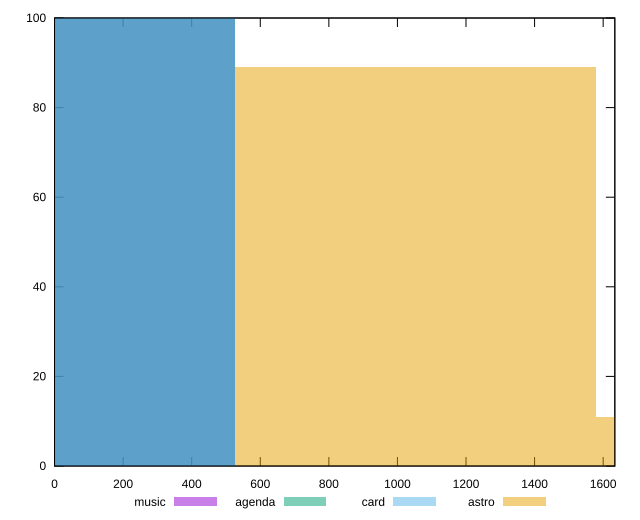

Generate this figure with gnuplot:
reset

$music <<EOF
0 100
EOF

$agenda <<EOF
0 100
EOF

$card <<EOF
0 100
EOF

$astro <<EOF
1051.850009916902 89
2103.700019833804 11
EOF

set key outside below
set boxwidth 1051.850009916902
set xrange [0:1634]
set yrange [0:100]
set trange [0:100]
set style fill transparent solid 0.5 noborder
set terminal svg size 640, 520 enhanced background rgb 'white'
set output "reports/report_00032_2021-02-25T10-28-15.087Z/render-blocking-resources/comparison/histogram/all_raw.svg"

plot $music title "music" with boxes, \
     $agenda title "agenda" with boxes, \
     $card title "card" with boxes, \
     $astro title "astro" with boxes

reset
